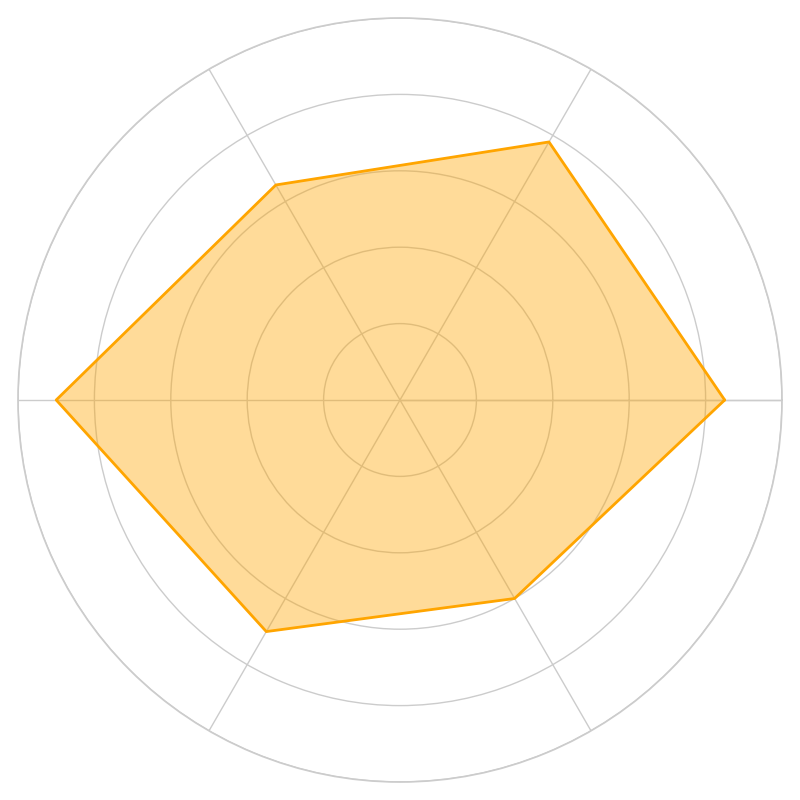

Write the Python code that produced this figure.
import numpy as np
import matplotlib.pyplot as plt

values = np.array([85, 78, 65, 90, 70, 60])
values = np.concatenate((values, [values[0]]))
angles = np.linspace(0, 2 * np.pi, len(values) - 1, endpoint=False).tolist()
angles += angles[:1]

fig, ax = plt.subplots(figsize=(8, 8), subplot_kw=dict(polar=True))

ax.fill(angles, values, color='orange', alpha=0.4)
ax.plot(angles, values, color='orange', linewidth=2)

ax.set_yticklabels([])
ax.set_xticks(angles)
ax.set_xticklabels([])  # Remove group labels

ax.set_ylim(0, 100)
# Removed title and legend

plt.tight_layout()
plt.show()
